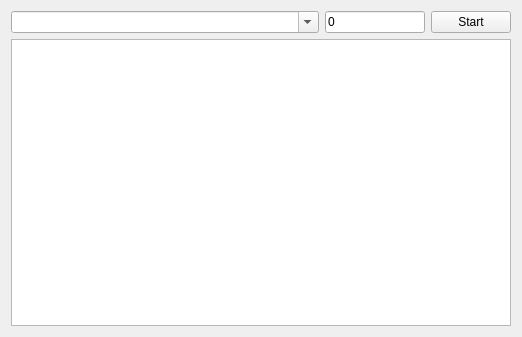
<?xml version="1.0" encoding="UTF-8"?>
<ui version="4.0">
 <class>MainWindow</class>
 <widget class="QWidget" name="MainWindow">
  <property name="geometry">
   <rect>
    <x>0</x>
    <y>0</y>
    <width>522</width>
    <height>337</height>
   </rect>
  </property>
  <property name="windowTitle">
   <string>Simple server</string>
  </property>
  <layout class="QGridLayout" name="gridLayout">
   <item row="0" column="0">
    <widget class="QComboBox" name="comboAddress">
     <property name="sizePolicy">
      <sizepolicy hsizetype="Expanding" vsizetype="Fixed">
       <horstretch>0</horstretch>
       <verstretch>0</verstretch>
      </sizepolicy>
     </property>
     <property name="editable">
      <bool>true</bool>
     </property>
    </widget>
   </item>
   <item row="0" column="1">
    <widget class="QLineEdit" name="editPort">
     <property name="maximumSize">
      <size>
       <width>100</width>
       <height>16777215</height>
      </size>
     </property>
     <property name="text">
      <string>0</string>
     </property>
    </widget>
   </item>
   <item row="0" column="2">
    <widget class="QPushButton" name="buttonStart">
     <property name="text">
      <string>Start</string>
     </property>
    </widget>
   </item>
   <item row="1" column="0" colspan="3">
    <widget class="QPlainTextEdit" name="editLog"/>
   </item>
  </layout>
 </widget>
 <layoutdefault spacing="6" margin="11"/>
 <resources/>
 <connections/>
</ui>
